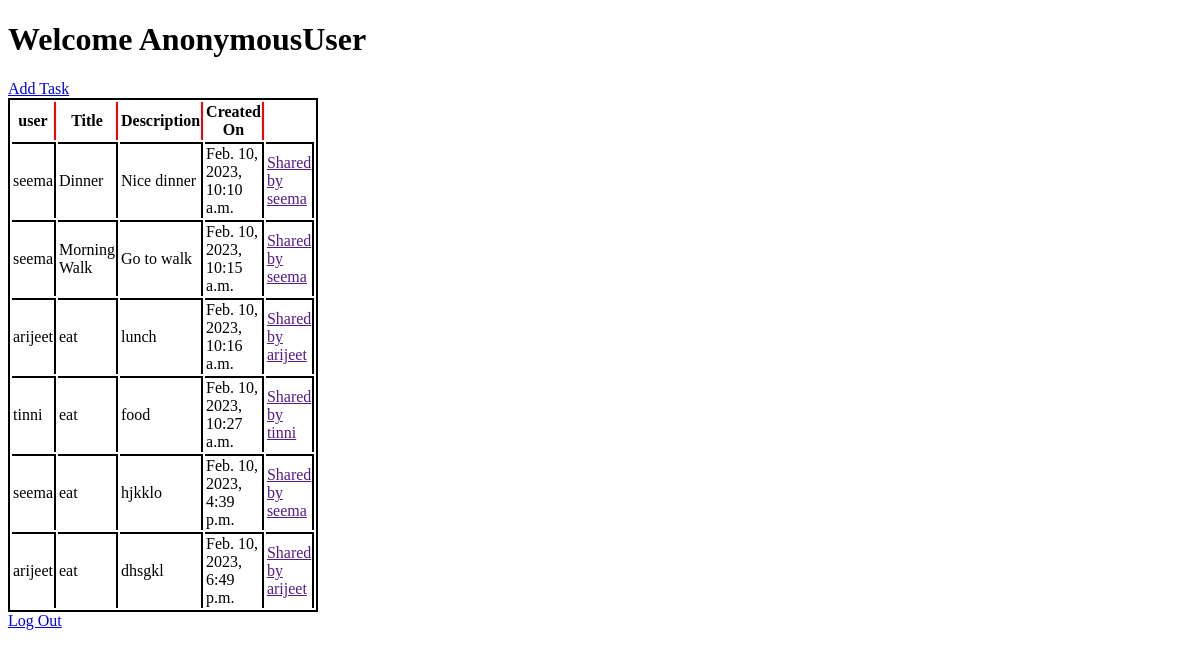
The app's page /welcome/ with its own data.
### list/models.py (models this page shows, shortened)
class tasks(models.Model):
    user= models.ForeignKey(User, on_delete=models.CASCADE)
    tilte= models.CharField(max_length=200)
    description= models.TextField(max_length=1000)
    create= models.DateTimeField(auto_now_add=True)
    class Meta:
        ordering = ['create']

### list/views.py (the view)
# urls.py: path('welcome/',views.taskviews.as_view(),name='taskviews'),
class taskviews(ListView, LoginRequiredMixin):
    model=tasks
    context_object_name='tasks'
    template_name='loginsuccess.html'

### template/loginsuccess.html (shortened to what this page needs)
<!DOCTYPE html>
{% load static %}
<html lang="en">
<head>
    <link rel="stylesheet" href="{% static 'table.css' %}">
</head>
<body>
    <h1>Welcome {{ request.user }}</h1>
    <a href="{% url 'addtask' %}">Add Task</a>
    <table>
        <tr>
            <th>user</th>
            <th>Title</th>
            <th>Description</th>
            <th>Created On</th>
        </tr>
        {% for i in tasks %}
            <tr>
                <td>{{ i.user }}</td>
                <td>{{ i.tilte }}</td>
                <td>{{ i.description }}</td>
                <td>{{ i.create }}</td>
                {% if i.user == request.user %}
                    <td><a href="{% url 'edittask' i.id %}">Edit</a></td>
                    <td><a href="{% url 'deletetask' i.id %}">Delete</a></td>
                {% else %}
                    <td><a href="">Shared by {{ i.user }}</a></td>
                {% endif%}
            </tr>
        {% endfor %}
    </table>
    <a href="{% url 'logoutpage' %}">Log Out</a>
</body>
</html>

### static/table.css (style rules this page uses)
table { border: 2px solid black; width: 300px; height: 500px; }
td { border-top: 2px solid black; border-right: 2px solid black; }
th { border-right: 2px solid red; }

### records on screen
tasks: user "seema", tilte "Dinner", description "Nice dinner", create "Feb. 10, 2023, 10:10 a.m."
tasks: user "seema", tilte "Morning Walk", description "Go to walk", create "Feb. 10, 2023, 10:15 a.m."
tasks: user "arijeet", tilte "eat", description "lunch", create "Feb. 10, 2023, 10:16 a.m."
tasks: user "tinni", tilte "eat", description "food", create "Feb. 10, 2023, 10:27 a.m."
tasks: user "seema", tilte "eat", description "hjkklo", create "Feb. 10, 2023, 4:39 p.m."
tasks: user "arijeet", tilte "eat", description "dhsgkl", create "Feb. 10, 2023, 6:49 p.m."

### other values on screen
{{ request.user }} "AnonymousUser"
